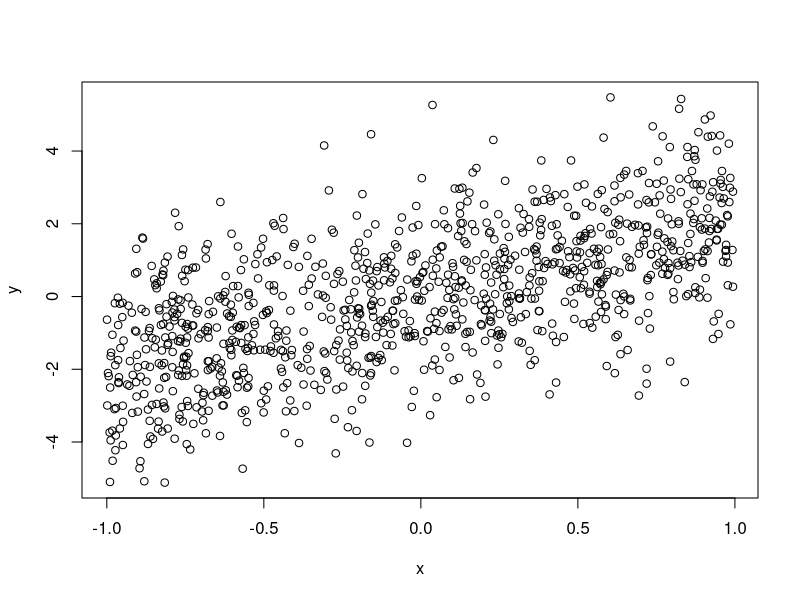
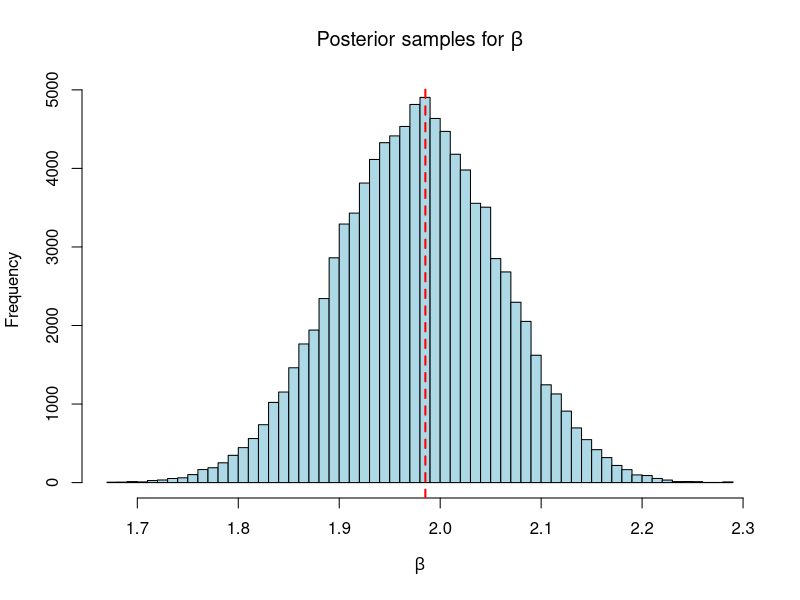
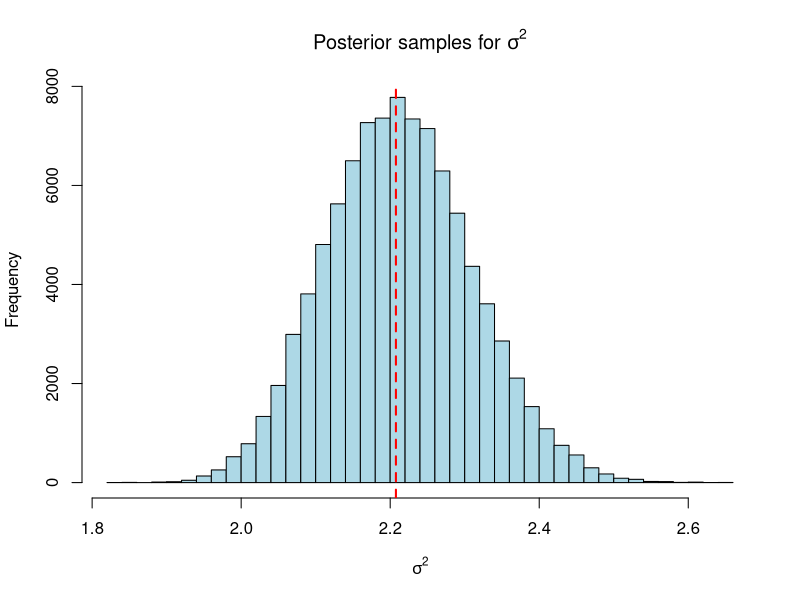
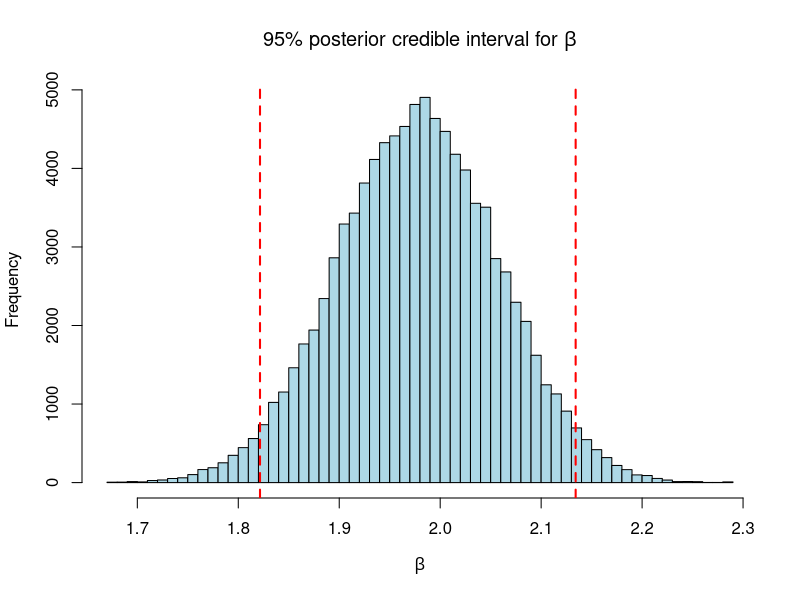

Write R code to recreate these figures, in order.
## ---- chunk 1
rm(list = ls(all.names = TRUE)) #will clear all objects includes hidden objects.
gc() #free up memrory and report the memory usage.
library(readr)
regression_example <- read_csv("regression_example.csv")

x <- regression_example$x
y <- regression_example$y
plot(x,y)

lm <- lm(y~x-1,regression_example)
summary(lm)

# Frequentist estimate of beta
beta_hat = sum((x - mean(x)) * (y - mean(y))) / sum((x - mean(x))^2)

# Frequentist estimate of sigma squared
sigma2_hat = sum((y - beta_hat * x)^2) / (length(y) - 1)

## ---- chunk 2
#initialize MH
beta0 = 2
sigma02 = 2

# Likelihood function on the log scale
likelihood = function(param){
  beta = param[1]
  var = param[2]
  pred = beta*x
  singlelikelihoods = dnorm(y, mean = pred, sd = sqrt(var), log = T)
  sumll = sum(singlelikelihoods)
  return(sumll)
}

# Prior distribution on the log scale
prior = function(param){
  beta = param[1]
  var = param[2]
  bprior = dnorm(beta, sd = sqrt(var), log = T)
  sdprior = log(1/var)
  return(bprior+sdprior)
}

# Posterior distribution on the log scale
posterior = function(param){
  return (likelihood(param) + prior(param))
}

proposalfunction = function(param){
  return(param + runif(2,c(-0.2,-0.1), c(0.2,0.1)))
}

run_metropolis_MCMC = function(startvalue, iterations){
  chain = array(dim = c(iterations+1,2))
  chain[1,] = startvalue
  for (i in 1:iterations){
    proposal = proposalfunction(chain[i,])
    probab = exp(posterior(proposal) - posterior(chain[i,]))
    if (runif(1) < probab){
      chain[i+1,] = proposal
    }else{
      chain[i+1,] = chain[i,]
    }
  }
  return(chain)
}

set.seed(440)
startvalue = c(beta0,sigma02)
chain = run_metropolis_MCMC(startvalue, 100000)

burnIn = 5000
beta_samples = chain[-(1:burnIn),1]
sigma_samples = chain[-(1:burnIn),2]
## ---- chunk 3
# Plot the histogram of beta with the frequentist estimate
hist(beta_samples, 
     breaks = 50, 
     main = expression("Posterior samples for " * beta), 
     xlab = expression(beta), 
     col = "lightblue", 
     border = "black")
abline(v = beta_hat, col = "red", lwd = 2, lty = 2)

# Plot the histogram of sigma^2 with the frequentist estimate
hist(sigma_samples, 
     breaks = 50, 
     main = expression("Posterior samples for " * sigma^2), 
     xlab = expression(sigma^2), 
     col = "lightblue", 
     border = "black")
abline(v = sigma2_hat, col = "red", lwd = 2, lty = 2)
## ---- chunk 4
# Calculate the 95% posterior credible interval for b
ci_95 <- quantile(beta_samples, probs = c(0.025, 0.975))
ci_95
hist(beta_samples, 
     breaks = 50, 
     main = expression("95% posterior credible interval for " * beta), 
     xlab = expression(beta), 
     col = "lightblue", 
     border = "black")
abline(v = ci_95, col = "red", lwd = 2, lty = 2)
